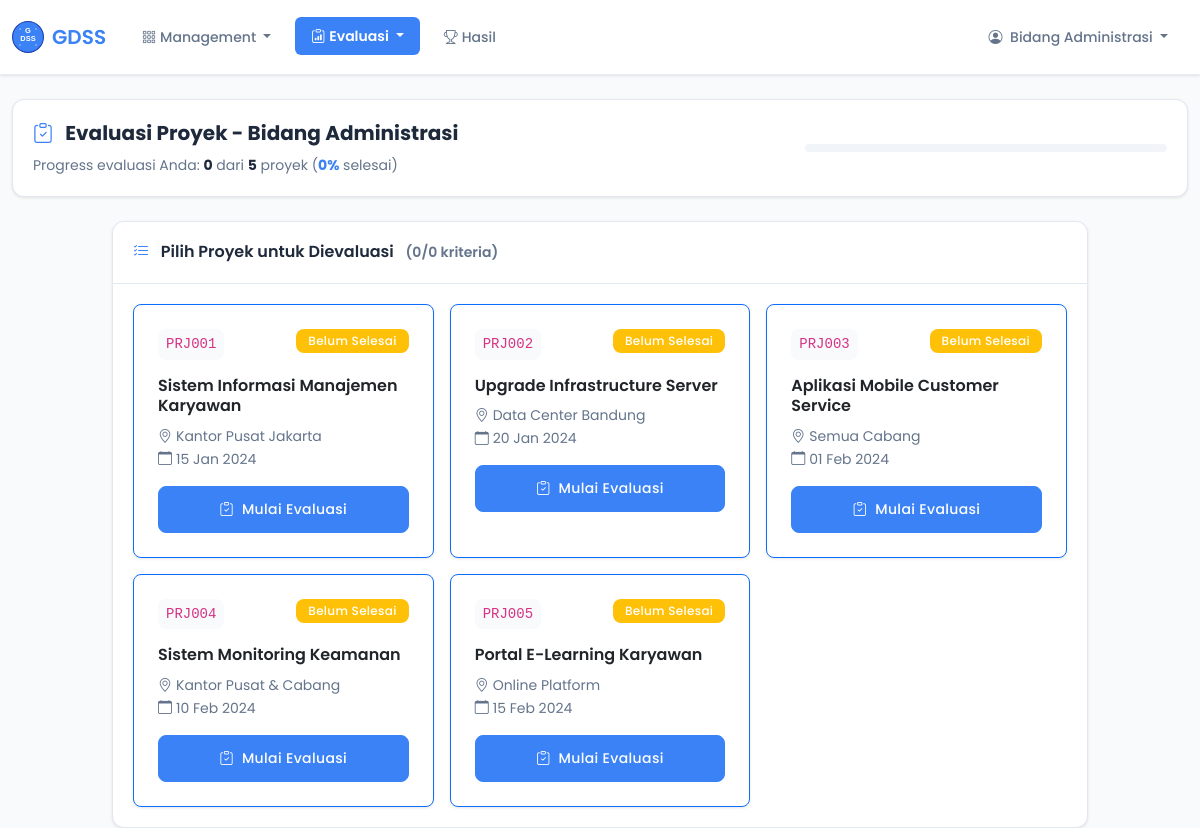
The page /evaluate.php (signed in) on the database its author committed.
### tables this page shows
CREATE TABLE projects (
    id INT PRIMARY KEY AUTO_INCREMENT,
    code VARCHAR(20) UNIQUE NOT NULL,
    name VARCHAR(200) NOT NULL,
    location VARCHAR(100) NOT NULL,
    date_offer DATE NOT NULL,
    description TEXT,
    status ENUM('active', 'completed', 'cancelled') DEFAULT 'active',
    created_at TIMESTAMP DEFAULT CURRENT_TIMESTAMP
);

### functions.php (called while the page is built, shortened)
<?php
function getConnection() {
    static $pdo = null;
    if ($pdo === null) {
        try {
            $pdo = new PDO(
                "mysql:host=" . DB_HOST . ";dbname=" . DB_NAME . ";charset=utf8mb4",
                DB_USER,
                DB_PASS,
                [
                    PDO::ATTR_ERRMODE => PDO::ERRMODE_EXCEPTION,
                    PDO::ATTR_DEFAULT_FETCH_MODE => PDO::FETCH_ASSOC,
                    PDO::ATTR_EMULATE_PREPARES => false
                ]
            );
        } catch (PDOException $e) {
            error_log("Database connection error: " . $e->getMessage());
            die("Koneksi database gagal. Silakan hubungi administrator.");
        }
    }
    return $pdo;
}
function isLoggedIn() {
    return isset($_SESSION['user_id']) && !empty($_SESSION['user_id']);
}
function getCurrentUser() {
    return [
        'id' => $_SESSION['user_id'],
        'username' => $_SESSION['username'],
        'role' => $_SESSION['user_role'],
        'fullname' => $_SESSION['user_fullname']
    ];
}
function hasRole($role) {
    return isset($_SESSION['user_role']) && $_SESSION['user_role'] === $role;
}
function getAllProjects() {
    try {
        $pdo = getConnection();
        $stmt = $pdo->query("
            SELECT * FROM projects
            WHERE status = 'active'
            ORDER BY id
        ");
        return $stmt->fetchAll();
    } catch (PDOException $e) {
        error_log("Error getting all projects: " . $e->getMessage());
        return [];
    }
}
function hasCompletedEvaluation($projectId, $userId, $part) {
    try {
        $pdo = getConnection();
        $stmt = $pdo->prepare("SELECT COUNT(*) FROM criteria WHERE part = ?");
        $stmt->execute([$part]);
        $totalCriteria = $stmt->fetchColumn();
        $stmt = $pdo->prepare("
            SELECT COUNT(*)
            FROM evaluations e
            JOIN criteria c ON e.criteria_id = c.id
            WHERE e.project_id = ? AND e.user_id = ? AND c.part = ?
        ");
        $stmt->execute([$projectId, $userId, $part]);
        $completedEvaluations = $stmt->fetchColumn();
        return $completedEvaluations >= $totalCriteria;
    } catch (PDOException $e) {
        error_log("Error checking evaluation completion: " . $e->getMessage());
        return false;
    }
}
function getEvaluationProgress($userId, $part) {
    try {
        $pdo = getConnection();
        $stmt = $pdo->query("SELECT COUNT(*) FROM projects WHERE status = 'active'");
        $totalProjects = $stmt->fetchColumn();
        $stmt = $pdo->prepare("SELECT COUNT(*) FROM criteria WHERE part = ?");
        $stmt->execute([$part]);
        $criteriaCount = $stmt->fetchColumn();
        $stmt = $pdo->prepare("
            SELECT COUNT(DISTINCT e.project_id) as completed
            FROM evaluations e
            JOIN criteria c ON e.criteria_id = c.id
            WHERE e.user_id = ? AND c.part = ?
            GROUP BY e.project_id
            HAVING COUNT(DISTINCT e.criteria_id) >= ?
        ");
        $stmt->execute([$userId, $part, $criteriaCount]);
        $completedProjects = $stmt->fetchColumn() ?: 0;
        $percentage = $totalProjects > 0 ? round(($completedProjects / $totalProjects) * 100) : 0;
        return [
            'total' => $totalProjects,
            'completed' => $completedProjects,
            'percentage' => $percentage
        ];
    } catch (PDOException $e) {
        error_log("Error getting evaluation progress: " . $e->getMessage());
        return [
            'total' => 0,
            'completed' => 0,
            'percentage' => 0
        ];
    }
}
function formatDate($date, $format = 'd M Y') {
    $months = [
        'Jan' => 'Jan', 'Feb' => 'Feb', 'Mar' => 'Mar', 'Apr' => 'Apr',
        'May' => 'Mei', 'Jun' => 'Jun', 'Jul' => 'Jul', 'Aug' => 'Agt',
        'Sep' => 'Sep', 'Oct' => 'Okt', 'Nov' => 'Nov', 'Dec' => 'Des'
    ];
    $formatted = date($format, strtotime($date));
    foreach ($months as $en => $id) {
        $formatted = str_replace($en, $id, $formatted);
    }
    return $formatted;
}
function escape($string) {
    return htmlspecialchars($string ?? '', ENT_QUOTES, 'UTF-8');
}
?>

### evaluate.php (the view, shortened to what this page needs)
<?php
require_once 'functions.php';
$user = getCurrentUser();
$userRole = $user['role'];
$projectId = $_GET['project'] ?? null;
$projects = getAllProjects();
$evaluationProgress = getEvaluationProgress($user['id'], $userRole);
?>
<!DOCTYPE html>
<html lang="id">
<head>
    <link href="https://cdn.jsdelivr.net/npm/bootstrap@5.3.0/dist/css/bootstrap.min.css" rel="stylesheet">
    <link href="https://cdn.jsdelivr.net/npm/bootstrap-icons@1.10.0/font/bootstrap-icons.css" rel="stylesheet">
    <link href="assets/css/style.css" rel="stylesheet">
</head>
<body>
    <nav class="navbar navbar-expand-lg navbar-light bg-white" style="box-shadow: 0 1px 3px 0 rgba(0, 0, 0, 0.1);">
        <div class="container-fluid">
            <a class="navbar-brand d-flex align-items-center" href="dashboard.php">
                <img src="assets/images/logo.svg" alt="GDSS Logo" width="32" height="32" class="me-2">
                <span style="font-family: 'Poppins', sans-serif; font-weight: 600; color: #3B82F6;">GDSS</span>
            </a>
            <div class="collapse navbar-collapse" id="navbarNav">
                <ul class="navbar-nav me-auto">
                    <li class="nav-item dropdown">
                        <a class="nav-link dropdown-toggle" href="#" role="button" data-bs-toggle="dropdown" style="font-family: 'Poppins', sans-serif; color: #64748B; font-weight: 500;">
                            <i class="bi bi-grid-3x3-gap me-1"></i>Management
                        </a>
                    </li>
                    <?php if (!hasRole('supervisor')): ?>
                    <li class="nav-item dropdown">
                        <a class="nav-link dropdown-toggle active" href="#" role="button" data-bs-toggle="dropdown" style="font-family: 'Poppins', sans-serif; background: #3B82F6; color: white; border-radius: 6px; font-weight: 600; padding: 8px 12px;">
                            <i class="bi bi-clipboard-data me-1"></i>Evaluasi
                        </a>
                    </li>
                    <?php endif; ?>
                    <li class="nav-item">
                        <a class="nav-link" href="results.php" style="font-family: 'Poppins', sans-serif; color: #64748B; font-weight: 500;">
                            <i class="bi bi-trophy me-1"></i>Hasil
                        </a>
                    </li>
                </ul>
                <ul class="navbar-nav">
                    <li class="nav-item dropdown">
                        <a class="nav-link dropdown-toggle" href="#" role="button" data-bs-toggle="dropdown" style="font-family: 'Poppins', sans-serif; color: #64748B; font-weight: 500;">
                            <i class="bi bi-person-circle me-1"></i>
                            <?= escape($user['fullname']) ?>
                        </a>
                    </li>
                </ul>
            </div>
        </div>
    </nav>
    <div class="container-fluid mt-4">
        <div class="evaluation-progress">
            <div class="row align-items-center">
                <div class="col-md-8">
                    <h4 class="mb-2" style="font-family: 'Poppins', sans-serif; font-weight: 700; color: #1E293B; font-size: 20px;">
                        <i class="bi bi-clipboard-check me-2" style="color: #3B82F6;"></i>
                        Evaluasi Proyek - Bidang <?= ucfirst($userRole) ?>
                    </h4>
                    <p class="mb-0" style="font-family: 'Poppins', sans-serif; color: #64748B; font-size: 14px;">
                        Progress evaluasi Anda: <strong style="color: #1E293B;"><?= $evaluationProgress['completed'] ?></strong>
                        dari <strong style="color: #1E293B;"><?= $evaluationProgress['total'] ?></strong> proyek
                        (<strong style="color: #3B82F6;"><?= $evaluationProgress['percentage'] ?>%</strong> selesai)
                    </p>
                </div>
                <div class="col-md-4 text-end">
                    <div class="progress" style="height: 8px; background: #F1F5F9; border-radius: 4px;">
                    </div>
                </div>
            </div>
        </div>
        <?php if (!$projectId): ?>
        <div class="row">
            <div class="col-lg-10 mx-auto">
                <div class="card" style="border: 1px solid #E2E8F0; border-radius: 12px; box-shadow: 0 1px 3px rgba(0, 0, 0, 0.1);">
                    <div class="card-header" style="background: white; border-radius: 12px 12px 0 0; padding: 20px; border-bottom: 1px solid #E2E8F0;">
                        <h5 class="mb-0" style="font-family: 'Poppins', sans-serif; font-weight: 600; color: #1E293B; font-size: 16px;">
                            <i class="bi bi-list-check me-2" style="color: #3B82F6;"></i>
                            Pilih Proyek untuk Dievaluasi
                        </h5>
                    </div>
                    <div class="card-body" style="padding: 20px;">
                        <?php if (!empty($projects)): ?>
                            <div class="row g-3">
                                <?php foreach ($projects as $project): ?>
                                    <?php
                                    $isCompleted = hasCompletedEvaluation($project['id'], $user['id'], $userRole);
                                    $cardClass = $isCompleted ? 'border-success' : 'border-primary';
                                    $badgeClass = $isCompleted ? 'bg-success' : 'bg-warning';
                                    $badgeText = $isCompleted ? 'Selesai' : 'Belum Selesai';
                                    ?>
                                    <div class="col-md-6 col-lg-4">
                                        <div class="card h-100 <?= $cardClass ?> fade-highlight">
                                            <div class="card-body">
                                                <div class="d-flex justify-content-between align-items-start mb-3">
                                                    <code class="bg-light px-2 py-1 rounded"><?= escape($project['code']) ?></code>
                                                    <span class="badge <?= $badgeClass ?>"><?= $badgeText ?></span>
                                                </div>
                                                <h6 class="card-title"><?= escape($project['name']) ?></h6>
                                                <p class="card-text text-muted small">
                                                    <i class="bi bi-geo-alt me-1"></i><?= escape($project['location']) ?><br>
                                                    <i class="bi bi-calendar me-1"></i><?= formatDate($project['date_offer']) ?>
                                                </p>
                                                <div class="d-grid">
                                                    <a href="evaluate.php?project=<?= $project['id'] ?>"
                                                       class="btn <?= $isCompleted ? 'btn-outline-success' : 'btn-primary' ?>">
                                                        <i class="bi bi-<?= $isCompleted ? 'eye' : 'clipboard-check' ?> me-1"></i>
                                                        <?= $isCompleted ? 'Lihat Evaluasi' : 'Mulai Evaluasi' ?>
                                                    </a>
                                                </div>
                                            </div>
                                        </div>
                                    </div>
                                <?php endforeach; ?>
                            </div>
                        <?php endif; ?>
                    </div>
                </div>
            </div>
        </div>
        <?php endif; ?>
    </div>
</body>
</html>

### assets/css/style.css (style rules this page uses)
:root { --primary-blue: #3B82F6; --primary-dark: #1E293B; --secondary-gray: #64748B; --light-gray: #F8FAFC; --white: #FFFFFF; --success: #059669; --warning: #D97706; --danger: #DC2626; --info: #0284C7; --gradient-primary: linear-gradient(135deg, #3B82F6 0%, #1E40AF 100%); --gradient-light: linear-gradient(135deg, #F8FAFC 0%, #E2E8F0 100%); --shadow-sm: 0 1px 3px 0 rgba(0, 0, 0, 0.1); --shadow-md: 0 4px 6px -1px rgba(0, 0, 0, 0.1); --shadow-lg: 0 10px 15px -3px rgba(0, 0, 0, 0.1); --font-family: 'Poppins', -apple-system, BlinkMacSystemFont, sans-serif; --font-size-xs: 0.75rem; --font-size-sm: 0.875rem; --font-size-base: 1rem; --font-size-lg: 1.125rem; --font-size-xl: 1.25rem; --font-size-2xl: 1.5rem; --font-size-3xl: 1.875rem; --font-size-4xl: 2.25rem; --font-weight-light: 300; --font-weight-normal: 400; --font-weight-medium: 500; --font-weight-semibold: 600; --font-weight-bold: 700; --border-radius: 8px; --transition: all 0.2s ease-in-out; }
* { margin: 0; padding: 0; box-sizing: border-box; }
body { font-family: var(--font-family); font-size: var(--font-size-base); font-weight: var(--font-weight-normal); line-height: 1.6; color: var(--primary-dark); background-color: var(--light-gray); -webkit-font-smoothing: antialiased; -moz-osx-font-smoothing: grayscale; }
h1, h2, h3, h4, h5, h6 { font-family: var(--font-family); font-weight: var(--font-weight-semibold); line-height: 1.3; margin-bottom: 0.75rem; color: var(--primary-dark); }
h4 { font-size: var(--font-size-xl); }
h5 { font-size: var(--font-size-lg); }
h6 { font-size: var(--font-size-base); }
p { font-size: var(--font-size-base); line-height: 1.6; margin-bottom: 1rem; color: var(--secondary-gray); }
.fade-highlight { transition: var(--transition); }
.navbar { background: var(--white) !important; box-shadow: var(--shadow-sm); padding: 1rem 0; border-bottom: 1px solid rgba(226, 232, 240, 0.8); }
.navbar-brand { font-family: var(--font-family); font-weight: var(--font-weight-bold); font-size: var(--font-size-xl); color: var(--primary-blue) !important; text-decoration: none; }
.navbar-nav .nav-link { color: var(--secondary-gray) !important; font-weight: var(--font-weight-medium); font-size: var(--font-size-sm); padding: 0.5rem 1rem !important; border-radius: var(--border-radius); transition: var(--transition); margin: 0 0.25rem; }
.navbar-nav .nav-link:hover, .navbar-nav .nav-link.active { background-color: var(--primary-blue); color: var(--white) !important; transform: translateY(-1px); }
.card { border: none; border-radius: var(--border-radius); box-shadow: var(--shadow-sm); transition: var(--transition); overflow: hidden; background: var(--white); border: 1px solid rgba(226, 232, 240, 0.6); }
.card-header { background: var(--light-gray); border-bottom: 1px solid rgba(226, 232, 240, 0.8); color: var(--primary-dark); font-weight: var(--font-weight-semibold); font-size: var(--font-size-lg); padding: 1.25rem 1.5rem; }
.card-body { padding: 1.5rem; }
.btn { border-radius: var(--border-radius); font-family: var(--font-family); font-weight: var(--font-weight-medium); font-size: var(--font-size-sm); padding: 0.75rem 1.5rem; border: none; transition: var(--transition); letter-spacing: 0.025em; }
.btn-primary { background-color: var(--primary-blue); color: var(--white); border: 1px solid var(--primary-blue); }
.badge { font-family: var(--font-family); font-weight: var(--font-weight-medium); padding: 0.375rem 0.75rem; border-radius: var(--border-radius); font-size: var(--font-size-xs); letter-spacing: 0.025em; }
.progress { height: 8px; border-radius: var(--border-radius); background-color: #E5E7EB; overflow: hidden; }
.text-muted { color: var(--secondary-gray) !important; }
.bg-light { background-color: var(--light-gray) !important; }
.rounded { border-radius: var(--border-radius) !important; }

### evaluate.php (style rules this page uses)
body { font-family: 'Poppins', sans-serif; background-color: #F8FAFC; }
.evaluation-progress { background: white; border-radius: 12px; padding: 20px; box-shadow: 0 1px 3px rgba(0, 0, 0, 0.1); margin-bottom: 24px; border: 1px solid #E2E8F0; }

### rows shown on the page
projects: code "PRJ001", badgeText "Belum Selesai", name "Sistem Informasi Manajemen Karyawan", location "Kantor Pusat Jakarta", date_offer "15 Jan 2024", shows "Mulai Evaluasi"
projects: code "PRJ002", badgeText "Belum Selesai", name "Upgrade Infrastructure Server", location "Data Center Bandung", date_offer "20 Jan 2024", shows "Mulai Evaluasi"
projects: code "PRJ003", badgeText "Belum Selesai", name "Aplikasi Mobile Customer Service", location "Semua Cabang", date_offer "01 Feb 2024", shows "Mulai Evaluasi"
projects: code "PRJ004", badgeText "Belum Selesai", name "Sistem Monitoring Keamanan", location "Kantor Pusat & Cabang", date_offer "10 Feb 2024", shows "Mulai Evaluasi"
projects: code "PRJ005", badgeText "Belum Selesai", name "Portal E-Learning Karyawan", location "Online Platform", date_offer "15 Feb 2024", shows "Mulai Evaluasi"

### other values the page prints
$user['fullname'] "Bidang Administrasi"
$userRole "Administrasi"
$evaluationProgress['completed'] "0"
$evaluationProgress['total'] "5"
$evaluationProgress['percentage'] "0"
